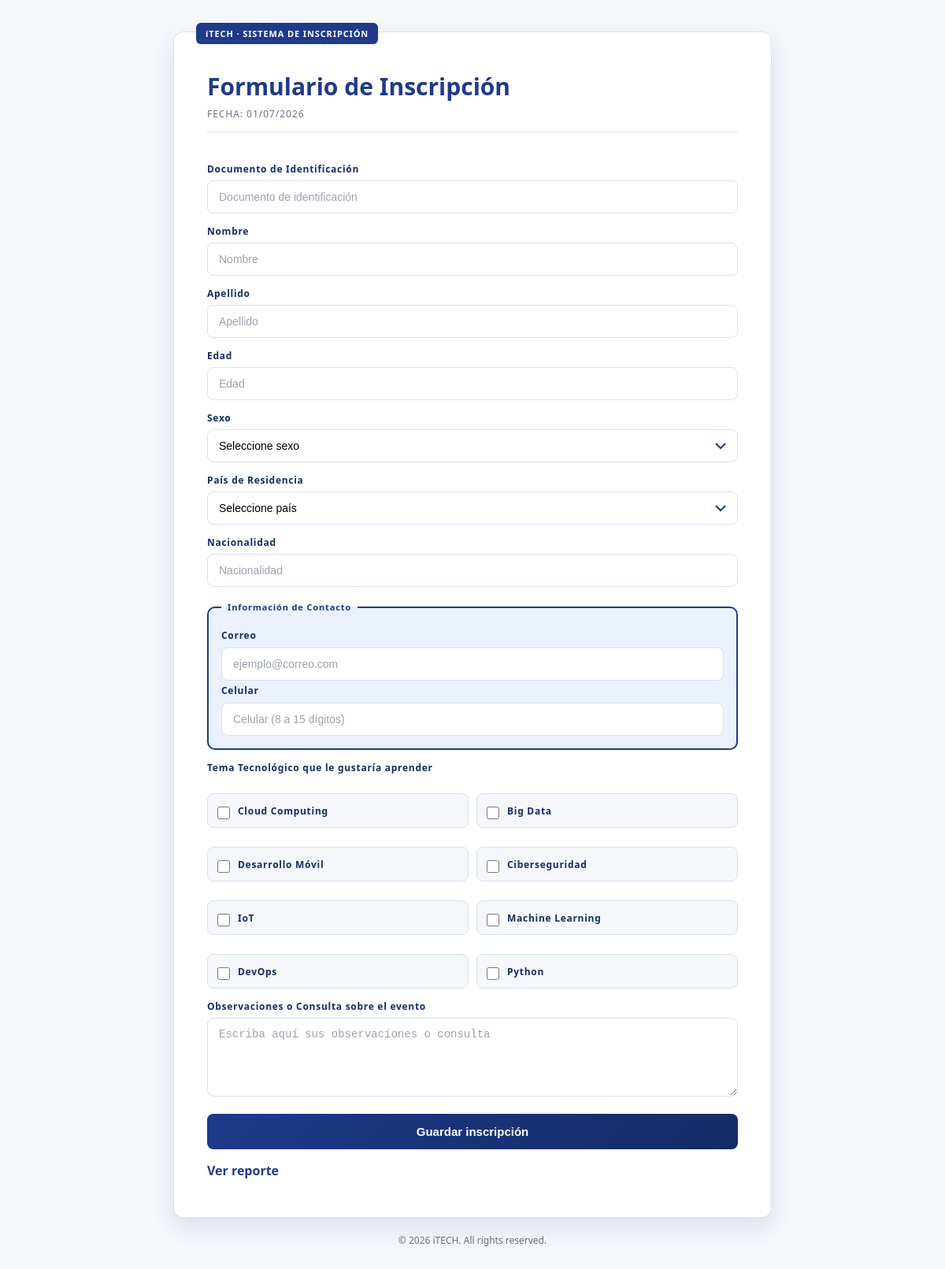
The page / on the database its author committed.
### tables this page shows
CREATE TABLE IF NOT EXISTS `areas_interes` (
  `id_area` int NOT NULL AUTO_INCREMENT,
  `nombre_area` varchar(100) NOT NULL,
  PRIMARY KEY (`id_area`)
);

### index.php (the view, shortened to what this page needs)
<?php
$db = (new Conexion())->conectar();
$areas  = $db->query("SELECT * FROM areas_interes ORDER BY id_area ASC")->fetchAll(PDO::FETCH_ASSOC);
$fechaFormulario = date("d/m/Y");
?>
<!DOCTYPE html>
<html lang="es">
<head>
    <link rel="stylesheet" href="css/estilo.css">
</head>
<body>
<div class="contenedor">
    <h1>Formulario de Inscripción</h1>
    <p class="fecha-formulario">Fecha: <?= $fechaFormulario ?></p>
    <form action="guardar.php" method="POST">
        <label for="identidad">Documento de Identificación</label>
        <input type="text" id="identidad" name="identidad" placeholder="Documento de identificación" required>
        <label for="nombre">Nombre</label>
        <input type="text" id="nombre" name="nombre" placeholder="Nombre" required>
        <label for="apellido">Apellido</label>
        <input type="text" id="apellido" name="apellido" placeholder="Apellido" required>
        <label for="edad">Edad</label>
        <input type="number" id="edad" name="edad" placeholder="Edad" min="12" max="100" required>
        <label for="sexo">Sexo</label>
        <select id="sexo" name="sexo" required>
            <option value="">Seleccione sexo</option>
        </select>
        <label for="id_pais">País de Residencia</label>
        <select id="id_pais" name="id_pais" required>
            <option value="">Seleccione país</option>
        </select>
        <label for="nacionalidad">Nacionalidad</label>
        <input type="text" id="nacionalidad" name="nacionalidad" placeholder="Nacionalidad" required>
        <fieldset class="contacto">
            <legend>Información de Contacto</legend>
            <label for="correo">Correo</label>
            <input type="email" id="correo" name="correo" placeholder="ejemplo@correo.com" required>
            <label for="celular">Celular</label>
            <input type="text" id="celular" name="celular" placeholder="Celular (8 a 15 dígitos)" required>
        </fieldset>
        <label>Tema Tecnológico que le gustaría aprender</label>
        <div class="checkbox-grupo">
            <?php foreach ($areas as $area): ?>
                <label class="checkbox-item">
                    <input type="checkbox" name="areas[]" value="<?= htmlspecialchars($area['id_area'], ENT_QUOTES, 'UTF-8') ?>">
                    <?= htmlspecialchars($area['nombre_area'], ENT_QUOTES, 'UTF-8') ?>
                </label>
            <?php endforeach; ?>
        </div>
        <label for="observacion">Observaciones o Consulta sobre el evento</label>
        <textarea id="observacion" name="observacion" placeholder="Escriba aquí sus observaciones o consulta"></textarea>
        <button type="submit">Guardar inscripción</button>
    </form>
    <a href="reporte.php" class="enlace-reporte">Ver reporte</a>
</div>
<footer class="footer-itech">
    <p>&copy; <?= date("Y") ?> iTECH. All rights reserved.</p>
</footer>
</body>
</html>

### css/estilo.css (style rules this page uses)
:root { --azul-principal: #1E3A8A; --azul-oscuro: #142B66; --azul-claro: #3B82F6; --azul-suave: #EAF2FF; --blanco: #FFFFFF; --gris-claro: #F5F7FB; --gris-borde: #D7E0F2; --texto: #1F2937; --texto-suave: #6B7280; }
* { box-sizing: border-box; margin: 0; padding: 0; }
body { padding: 40px 20px; font-family: "Segoe UI", Arial, sans-serif; background: var(--gris-claro); color: var(--texto); }
.contenedor { max-width: 760px; margin: auto; background: var(--blanco); border: 1px solid var(--gris-borde); border-radius: 12px; padding: 48px 42px; box-shadow: 0 12px 30px rgba(30, 58, 138, 0.12); position: relative; }
.contenedor::before { content: "iTECH · SISTEMA DE INSCRIPCIÓN"; position: absolute; top: -12px; left: 28px; background: var(--azul-principal); color: white; font-size: 11px; font-weight: 700; padding: 6px 12px; border-radius: 6px; letter-spacing: 0.08em; }
h1 { font-size: 30px; font-weight: 800; color: var(--azul-principal); margin-bottom: 6px; }
.fecha-formulario { font-size: 12px; color: var(--texto-suave); margin-bottom: 24px; border-bottom: 1px solid var(--gris-borde); padding-bottom: 14px; text-transform: uppercase; letter-spacing: 0.08em; }
form { display: flex; flex-direction: column; }
label { font-size: 12px; font-weight: 700; color: var(--azul-oscuro); margin-top: 14px; letter-spacing: 0.06em; }
input, select, textarea { width: 100%; padding: 12px 14px; margin-top: 6px; border: 1.5px solid var(--gris-borde); border-radius: 8px; background: var(--blanco); font-size: 14px; transition: all 0.2s ease; }
input::placeholder, textarea::placeholder { color: #9CA3AF; }
textarea { min-height: 100px; resize: vertical; }
select { appearance: none; background-repeat: no-repeat; background-position: right 14px center; padding-right: 40px; }
fieldset.contacto { border: 2px solid var(--azul-principal); border-radius: 10px; padding: 16px; margin-top: 18px; background: var(--azul-suave); }
fieldset.contacto legend { font-size: 11px; font-weight: 700; color: var(--azul-principal); padding: 0 8px; letter-spacing: 0.08em; }
.checkbox-grupo { display: grid; grid-template-columns: repeat(auto-fit, minmax(220px, 1fr)); gap: 10px; margin-top: 10px; }
.checkbox-item { display: flex; align-items: center; gap: 10px; padding: 10px 12px; border: 1px solid var(--gris-borde); border-radius: 8px; background: var(--gris-claro); cursor: pointer; transition: 0.2s ease; }
.checkbox-item input { accent-color: var(--azul-principal); width: 16px; height: 16px; }
button[type="submit"] { margin-top: 22px; padding: 14px; border: none; border-radius: 8px; background: linear-gradient(135deg, var(--azul-principal), var(--azul-oscuro)); color: white; font-size: 15px; font-weight: 700; cursor: pointer; transition: 0.2s ease; }
.enlace-reporte { display: inline-block; margin-top: 16px; color: var(--azul-principal); font-weight: 700; text-decoration: none; }
.footer-itech { text-align: center; margin-top: 20px; font-size: 12px; color: var(--texto-suave); }

### rows shown on the page
areas_interes: nombre_area "Cloud Computing"
areas_interes: nombre_area "Big Data"
areas_interes: nombre_area "Desarrollo Móvil"
areas_interes: nombre_area "Ciberseguridad"
areas_interes: nombre_area "IoT"
areas_interes: nombre_area "Machine Learning"
areas_interes: nombre_area "DevOps"
areas_interes: nombre_area "Python"
